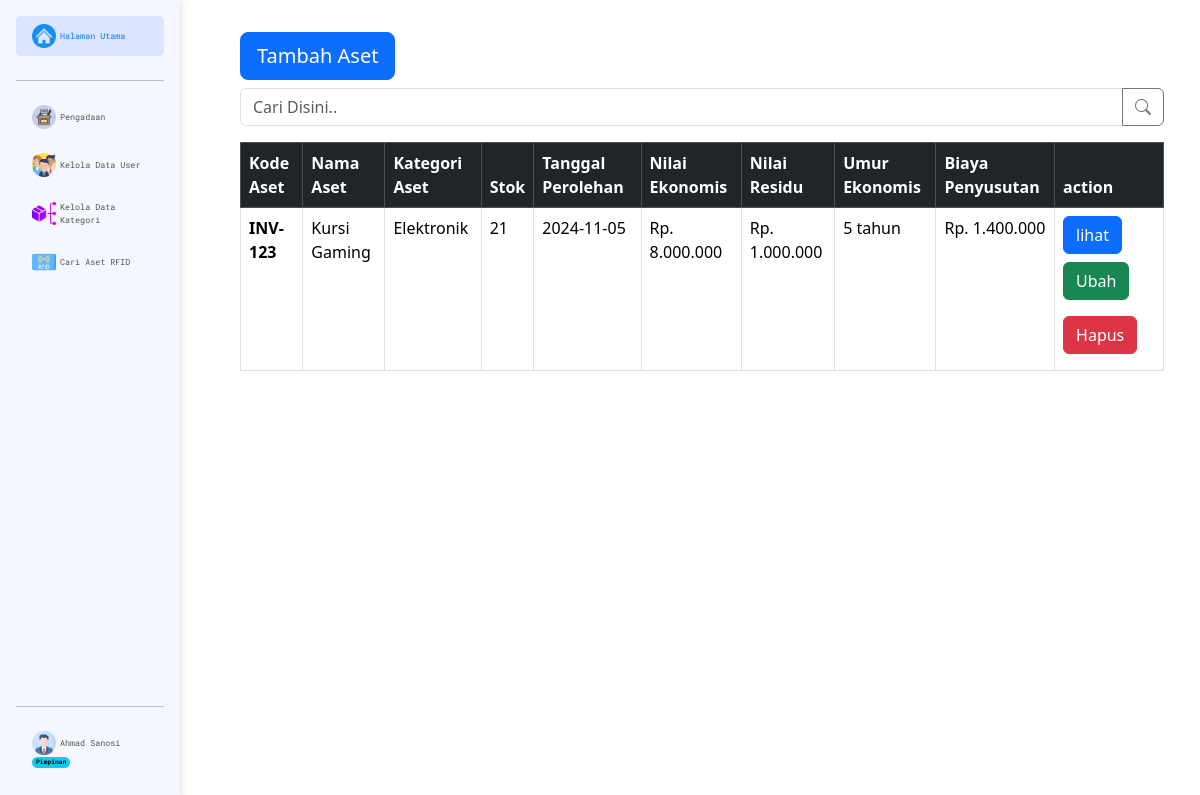
Screenshot of /pages/aset/index.php (signed in) with the database file from the repository.
### tables this page shows
CREATE TABLE `aset` (
  `id` int(5) NOT NULL,
  `gambar` varchar(200) DEFAULT NULL,
  `kode_aset` varchar(100) NOT NULL,
  `nama_aset` varchar(250) DEFAULT NULL,
  `stok` int(5) DEFAULT NULL,
  `id_kategori` int(5) DEFAULT NULL,
  `tanggal_perolehan` date DEFAULT NULL,
  `nilai_ekonomis` int(10) DEFAULT NULL,
  `nilai_residu` int(10) DEFAULT NULL,
  `umur_ekonomis` int(3) DEFAULT NULL
);

CREATE TABLE `kategori` (
  `id_kategori` int(5) NOT NULL,
  `nama_kategori` varchar(100) NOT NULL,
  `created_at` datetime NOT NULL,
  `updated_at` datetime NOT NULL
);

### class/Database.php (called while the page is built, shortened)
<?php
class Database{
	function __construct($host, $username, $pass, $dbname){
		$this->conn = mysqli_connect($host, $username, $pass, $dbname);
	}
}
 ?>

### class/Aset.php (called while the page is built, shortened)
<?php
class Aset{
	public $db;
	function __construct($db){
		$this->db = $db;
	}
	function tampilDataAset(){
		$sql = "SELECT * FROM aset";
		$result = mysqli_query($this->db->conn, $sql);
	    $aset = mysqli_fetch_all($result, MYSQLI_ASSOC);
	    return $aset;
	}
}

### class/Kategori.php (called while the page is built, shortened)
<?php
include_once CLASS_PATH."Database.php";
class Kategori{
	public $db;
	function __construct($db){
		$this->db = $db;
	}
	function cariKategoriByID($id){
		$sql = "SELECT * FROM kategori
		WHERE id_kategori = '$id'";
		$result = mysqli_query($this->db->conn, $sql);
	    $kategori = mysqli_fetch_all($result, MYSQLI_ASSOC);
	    return $kategori;
	}
}

### pages/aset/index.php (the view, shortened to what this page needs)
<?php
include_once $_SERVER['DOCUMENT_ROOT']."/inventaris RFID/layouts/header.php";
include_once LAYOUTS_PATH."sidebar.php";
include_once CLASS_PATH."Database.php";
include_once CLASS_PATH."Aset.php";
include_once CLASS_PATH."Kategori.php";
$db = new Database("localhost", "root", "", "inventaris");
$aset = new Aset($db);
$kategori = new Kategori($db);
$asets = $aset->tampilDataAset();
?>
<div class="container">
  <div class="flex-grow-1 p-4">
    <div class="flex">
      <a href="<?= PAGES_PATH ?>aset/tambah-data.php" type="button" class="btn btn-primary btn-lg my-2">Tambah Aset</a>
    </div>
    <form action="" method="post">
      <div class="input-group mb-3">
        <input type="text" class="form-control" placeholder="Cari Disini.." aria-label="Recipient's username" aria-describedby="button-addon2" name="keyword">
        <button class="btn btn-outline-secondary" type="submit" id="button-addon2" name="cari"><i class="bi bi-search"></i></button>
      </div>
    </form>
    <table class="table table-hover table-bordered">
      <thead class="table-dark">
        <tr>
          <th scope="col">Kode Aset</th>
          <th scope="col">Nama Aset</th>
          <th scope="col">Kategori Aset</th>
          <th scope="col">Stok</th>
          <th scope="col">Tanggal Perolehan</th>
          <th scope="col">Nilai Ekonomis</th>
          <th scope="col">Nilai Residu</th>
          <th scope="col">Umur Ekonomis</th>
          <th scope="col">Biaya Penyusutan</th>
          <th scope="col">action</th>
        </tr>
      </thead>
      <tbody>
      <?php foreach ($asets as $a) : ?>
        <tr>
          <th scope="row"><?= $a['kode_aset']; ?></th>
          <td><?= $a['nama_aset']; ?></td>
          <?php $nama_kategori =  $kategori->cariKategoriByID($a['id_kategori'])[0]["nama_kategori"];?>
          <td><?= $nama_kategori; ?></td>
          <td><?= $a['stok']; ?></td>
          <td><?= $a['tanggal_perolehan']; ?></td>
          <td>Rp. <?= number_format($a['nilai_ekonomis'],0,",","."); ?></td>
          <td>Rp. <?= number_format($a['nilai_residu'],0,",","."); ?></td>
          <td><?= number_format($a['umur_ekonomis'],0,",","."); ?> tahun</td>
          <td>Rp. <?= number_format(($a['nilai_ekonomis'] - $a['nilai_residu']) / $a['umur_ekonomis'],0,",",".") ?></td>
          <td>
            <button type="button" class="btn btn-primary" data-bs-toggle="modal" data-bs-target="#modal-lihat" id="button-lihat"
            data-kode="<?= $a['kode_aset'] ?>" data-nama="<?= $a['nama_aset'] ?>"
            data-kategori="<?= $nama_kategori ?>" data-stok="<?= $a['stok'] ?>"
            data-tanggal="<?= $a['tanggal_perolehan'] ?>" data-gambar=<?= $a['gambar'] ?>>
              lihat
            </button>
            <a href="<?= PAGES_PATH ?>aset/ubah-data.php?kode_aset=<?= $a["kode_aset"]; ?>&nama_aset=<?= $a["nama_aset"]; ?>&stok=<?= $a["stok"]; ?>&tanggal=<?= $a["tanggal_perolehan"]; ?>&id_aset=<?= $a['id'] ?>&id_kategori=<?= $a['id_kategori'] ?>&nilai_ekonomis=<?= $a['nilai_ekonomis'] ?>&nilai_residu=<?= $a['nilai_residu'] ?>&umur_ekonomis=<?= $a['umur_ekonomis'] ?>&gambar=<?= $a['gambar'] ?>"
              type="button" class="btn btn-success my-2">Ubah</a>
            <a href="" type="button" class="btn btn-danger my-2 hapus" data-id="<?= $a['id'] ?>" data-gambar="<?= $a['gambar'] ?>">Hapus</a>
          </td>
        </tr>
      <?php endforeach; ?>
      </tbody>
    </table>
  </div>
</div>
<?php include_once LAYOUTS_PATH."footer.php";?>

### layouts/header.php (shortened to what this page needs)
<!doctype html>
<html lang="en">
  <head>
    <link href="https://cdn.jsdelivr.net/npm/bootstrap@5.3.3/dist/css/bootstrap.min.css" rel="stylesheet">
    <link href="https://cdn.jsdelivr.net/npm/sweetalert2@11.14.5/dist/sweetalert2.min.css" rel="stylesheet">
    <link rel="stylesheet" href="https://cdn.jsdelivr.net/npm/flatpickr/dist/flatpickr.min.css">
    <link rel="stylesheet" href="https://cdn.jsdelivr.net/npm/bootstrap-icons@1.11.3/font/bootstrap-icons.min.css">
  </head>
  <body>

### layouts/sidebar.php (shortened to what this page needs)
</head>
<body>
  <?php
    $folder_name = explode('\\', getcwd());
    $file_name = explode('/', $_SERVER['PHP_SELF']);
    if(!isset($folder_name[5])){
      $folder_name = "";
    }else{
      $folder_name = $folder_name[5];
    }
    if(!isset($file_name[4])){
      $file_name = "";
    }else{
      $file_name = $file_name[4];
    }
  ?>
  <div class="d-flex">
    <nav class="sidebar d-flex flex-column p-3">
      <ul class="nav flex-column">
        <li class="nav-item mb-2">
          <a href="<?= PAGES_PATH; ?>" class="nav-link <?= $folder_name == "" ? "active" : ""; ?>">
            <div class="d-flex align-items-center">
                <img src="<?= ICONS_PATH ?>home.png" style="width: 2vw ;"> <div class="px-1">Halaman Utama</div>
            </div>
          </a>
        </li>
        <hr>
        <li class="nav-item mb-2">
          <a href="<?= PAGES_PATH ?>aset/" class="nav-link <?= ($folder_name == "aset" && $file_name != "cari-rfid.php") ? "active" : ""; ?>">
            <div class="d-flex align-items-center">
                <img src="<?= ICONS_PATH ?>aset.png" style="width: 2vw ;"> <div class="px-1">Pengadaan</div>
            </div>
          </a>
        </li>
        <?php if ($_SESSION['role'] == 'Pimpinan') : ?>
        <li class="nav-item mb-2">
          <a href="<?= PAGES_PATH ?>user/" class="nav-link <?= ($folder_name == "user" && $file_name != "profile.php") ? "active" : ""; ?>">
            <div class="d-flex align-items-center">
                <img src="<?= ICONS_PATH ?>users.png" style="width: 2vw ;"> <div class="px-1">Kelola Data User</div>
            </div>
          </a>
        </li>
        <?php endif; ?>
        <li class="nav-item mb-2">
          <a href="<?= PAGES_PATH ?>kategori/" class="nav-link <?= $folder_name == "kategori" ? "active" : ""; ?>">
            <div class="d-flex align-items-center">
              <img src="<?= ICONS_PATH ?>category.png" style="width: 2vw ;"> <div class="px-1">Kelola Data Kategori</div>
            </div>
          </a>
        </li>
        <li class="nav-item mb-2">
          <a href="<?= PAGES_PATH ?>aset/cari-rfid.php" class="nav-link <?= $file_name == "cari-rfid.php" ? "active" : ""; ?>">
            <div class="d-flex align-items-center">
              <img src="<?= ICONS_PATH ?>rfid.png" style="width: 2vw ;"> <div class="px-1">Cari Aset RFID</div>
            </div>
          </a>
        </li>
        <li class="nav-item mb-2">
        <hr>
          <a href="<?= PAGES_PATH ?>user/profile.php" class="nav-link <?= $file_name == "profile.php" ? "active" : ""; ?>">
            <div class="d-flex align-items-center">
              <img src="<?= ICONS_PATH ?>profile.png" style="width: 2vw ;">
              <div class="px-1"><?= $_SESSION['nama'] ?></div>
            </div>
            <span class="badge text-bg-info"><?= $_SESSION['role'] ?></span>
          </a>
        </li>
      </ul>
    </nav>

### layouts/footer.php (shortened to what this page needs)
	</div>
  </body>
</html>

### layouts/sidebar.php (style rules this page uses)
.sidebar { height: 100vh; width: 15vw; font-size: 0.7vw; font-family: "Roboto Mono", monospace; background-color: #f4f7fd; box-shadow: 2px 0 5px rgba(0, 0, 0, 0.1); position: fixed; }
.sidebar .nav { height: 100%; }
.sidebar .nav-link { color: #555; transition: background-color 0.3s, color 0.3s; border-radius: 5px; }
.nav-link.active { background-color: #dce5ff; color: #007bff; }
.sidebar .nav-item:last-child { margin-top: auto; }
.sidebar + * { margin-left: 17vw; }

### rows the page displays
aset: kode_aset "INV-123", nama_aset "Kursi Gaming", id_kategori.nama_kategori "Elektronik", stok "21", tanggal_perolehan "2024-11-05", nilai_ekonomis "8.000.000", nilai_residu "1.000.000", umur_ekonomis "5", ($a['nilai_ekonomis'] - $a['nilai_residu']) / $a['umur_ekonomis'] "1.400.000"

### other values shown
$_SESSION['nama'] "Ahmad Sanosi"
$_SESSION['role'] "Pimpinan"
